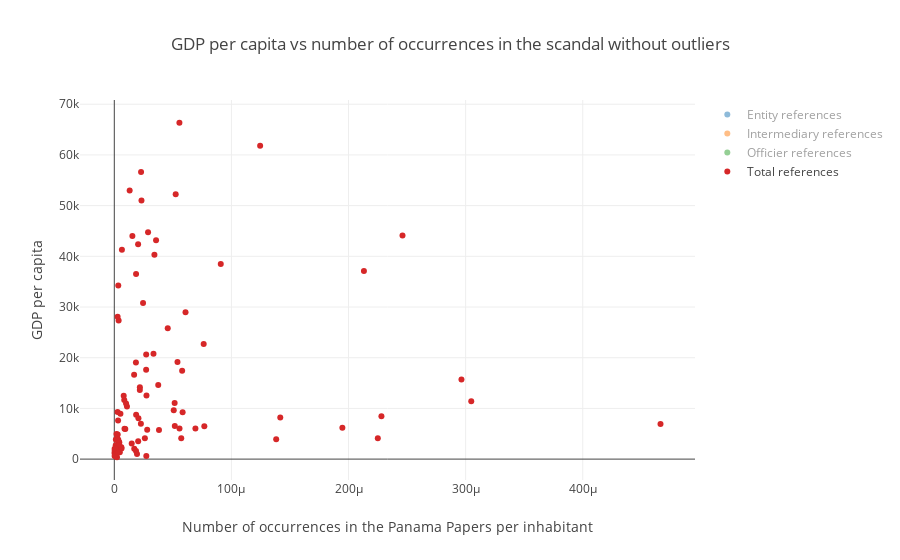

The notebook cell this image was saved under:
### Markdown cell above
We'll now plot the same plot without the outliers.

### Code cell
data = list(map(lambda d: remove_outliers(d, 'Value', 'counts_normalized'), gdp_data))
plot_all_entity(data, 'counts_normalized', 'Value', nodes_types_desc, 3, 'GDP per capita vs number of occurrences in the scandal without outliers', 'Number of occurrences in the Panama Papers per inhabitant', 'GDP per capita', 'scatter_gdp_count_outlier.html')

### Figure 1 — Plotly figure (JSON) as saved in the notebook; plotly's stock layout.template omitted (floating-point values rounded to 4 significant figures; data arrays with more than 128 entries replaced by an {"elided": "..."} marker saying what was removed)
{"data": [{"mode": "markers", "name": "Entity references", "text": ["Angola", "Albania", "Argentina", "Australia", "Austria", "Azerbaijan", "Belgium", "Bangladesh", "Bulgaria", "Bahrain", "Belarus", "Bolivia", "Brazil", "Barbados", "Brunei", "Botswana", "Central African Republic", "Canada", "Chile", "China", "Côte d'Ivoire", "Cameroon", "Colombia", "Cuba", "Czech Republic", "Germany", "Djibouti", "Denmark", "Dominican Republic", "Ecuador", "Egypt", "Spain", "Finland", "France", "United Kingdom", "Georgia", "Ghana", "Greece", "Guatemala", "Honduras", "Croatia", "Haiti", "Hungary", "Indonesia", "India", "Ireland", "Iran", "Iceland", "Israel", "Italy", "Jamaica", "Japan", "Kazakhstan", "Kenya", "South Korea", "Kuwait", "Lebanon", "Liberia", "Libya", "Saint Lucia", "Sri Lanka", "Lesotho", "Lithuania", "Morocco", "Moldova", "Mexico", "Macedonia", "Mali", "Montenegro", "Mozambique", "Malawi", "Malaysia", "Namibia", "Nigeria", "Nicaragua", "Netherlands", "Nauru", "New Zealand", "Oman", "Pakistan", "Peru", "Philippines", "Poland", "Puerto Rico", "Portugal", "Paraguay", "Romania", "Russia", "Saudi Arabia", "Sudan", "Senegal", "El Salvador", "Slovakia", "Slovenia", "Sweden", "Sint Maarten (Dutch part)", "Syria", "Chad", "Thailand", "Trinidad and Tobago", "Tunisia", "Turkey", "Tanzania", "Tanzania", "Uganda", "Ukraine", "United States", "Uzbekistan", "Saint Vincent and the Grenadines", "Venezuela", "Viet Nam", "Vanuatu", "Yemen", "South Africa", "Zambia", "Zimbabwe"], "type": "scatter", "uid": "85df1e60-d4c3-4e75-8808-ac0ee6f3758c", "visible": "legendonly", "x": [3.715e-07, 6.923e-07, 6.282e-06, 3.999e-06, 2.808e-06, 8.39e-07, 5.264e-06, 1.255e-08, 6.921e-06, 9.728e-06, 1.689e-06, 8.994e-06, 6.851e-06, 0.00012, 2.429e-06, 2.767e-06, 2.215e-07, 9.765e-06, 7.948e-06, 2.355e-06, 9.32e-07, 4.496e-08, 3.879e-05, 9.616e-07, 3.23e-06, 2.136e-06, 1.096e-06, 2.481e-06, 4.67e-05, 0.0001165, 4.139e-07, 2.509e-05, 1.19e-05, 4.298e-06, 0.0001489, 2.683e-07, 1.113e-07, 2.038e-05, 7.743e-05, 2.724e-06, 7.078e-07, 7.567e-07, 9.122e-06, 1.097e-07, 1.623e-08, 6.913e-05, 5.101e-08, 4.582e-05, 8.07e-05, 5.692e-06, 1.398e-06, 1.886e-07, 2.314e-07, 5.432e-07, 1.576e-07, 1.586e-05, 8.673e-05, 2.278e-07, 3.224e-07, 2.267e-05, 1.444e-07, 4.66e-07, 1.125e-05, 1.195e-06, 5.624e-07, 5.233e-07, 9.627e-07, 4.716e-07, 2.091e-05, 1.102e-07, 5.859e-08, 1.191e-06, 8.435e-07, 1.19e-07, 1.995e-06, 1.05e-05, 8.437e-05, 1.619e-05, 5.049e-07, 1.617e-08, 1.679e-06, 3.996e-07, 4.157e-06, 2.829e-07, 2.336e-05, 1.938e-05, 3.516e-07, 2.918e-05, 3.444e-06, 2.65e-08, 2.062e-07, 3.725e-05, 1.845e-07, 1.018e-05, 5.672e-06, 2.654e-05, 2.083e-07, 8.106e-07, 1.408e-05, 4.43e-06, 3.589e-07, 1.311e-06, 5.743e-08, 5.743e-08, 2.575e-08, 6.052e-06, 9.623e-06, 1.626e-07, 5.487e-05, 2.437e-05, 7.564e-08, 1.545e-05, 3.81e-08, 1.98e-06, 1.28e-07, 5.191e-07], "y": [4133.0, 3877.0, 14600.0, 52240.0, 44020.0, 5519.0, 40330.0, 1206.0, 6994.0, 22690.0, 5952.0, 3077.0, 8757.0, 15700.0, 30970.0, 6521.0, 359.1, 43190.0, 13650.0, 8036.0, 1421.0, 1354.0, 6045.0, 7609.0, 17620.0, 41310.0, 1873.0, 52960.0, 6468.0, 6205.0, 3388.0, 25820.0, 42400.0, 36500.0, 44120.0, 3541.0, 1354.0, 17430.0, 3924.0, 2326.0, 11670.0, 780.0, 12560.0, 3336.0, 1629.0, 61830.0, 4958.0, 51240.0, 37090.0, 30790.0, 4940.0, 34220.0, 10390.0, 1350.0, 27330.0, 28980.0, 8452.0, 593.1, 5993.0, 8184.0, 3892.0, 1074.0, 14160.0, 2907.0, 1602.0, 9291.0, 4840.0, 746.4, 6400.0, 528.3, 365.9, 9644.0, 4770.0, 2730.0, 2096.0, 44750.0, 7955.0, 38490.0, 16630.0, 1413.0, 6030.0, 2878.0, 12470.0, 28080.0, 19140.0, 4109.0, 8931.0, 9218.0, 20650.0, 2058.0, 913.2, 4127.0, 16090.0, 20760.0, 51000.0, 27520.0, 1515.0, 834.8, 5815.0, 19060.0, 3815.0, 10980.0, 870.4, 794.7, 627.9, 2038.0, 56640.0, 2176.0, 6912.0, 11050.0, 2065.0, 2899.0, 999.4, 5741.0, 1319.0, 1019.0]}, {"mode": "markers", "name": "Intermediary references", "text": ["Angola", "United Arab Emirates", "Argentina", "Australia", "Austria", "Belgium", "Bangladesh", "Bulgaria", "Bahrain", "Belarus", "Bolivia", "Brazil", "Botswana", "Canada", "Chile", "China", "Côte d'Ivoire", "Colombia", "Cuba", "Curaçao", "Czech Republic", "Germany", "Djibouti", "Denmark", "Dominican Republic", "Ecuador", "Egypt", "Spain", "Estonia", "Finland", "France", "United Kingdom", "Georgia", "Ghana", "Greece", "Honduras", "Croatia", "Hungary", "Indonesia", "India", "Ireland", "Iran", "Iceland", "Israel", "Italy", "Jordan", "Japan", "Kazakhstan", "Kenya", "South Korea", "Kuwait", "Lebanon", "Liberia", "Libya", "Saint Lucia", "Sri Lanka", "Lesotho", "Lithuania", "Latvia", "Morocco", "Moldova", "Mexico", "Macedonia", "Mozambique", "Malawi", "Malaysia", "Nigeria", "Nicaragua", "Netherlands", "New Zealand", "Oman", "Pakistan", "Peru", "Philippines", "Poland", "Puerto Rico", "Portugal", "Paraguay", "Qatar", "Romania", "Russia", "Saudi Arabia", "Sudan", "Singapore", "El Salvador", "Slovenia", "Sweden", "Syria", "Thailand", "Trinidad and Tobago", "Tunisia", "Turkey", "Tanzania", "Tanzania", "Uganda", "Ukraine", "United States", "Saint Vincent and the Grenadines", "Venezuela", "Viet Nam", "Vanuatu", "South Africa", "Zambia", "Zimbabwe"], "type": "scatter", "uid": "3694aa70-5312-4d06-ba39-bab9ce9beaba", "visible": "legendonly", "x": [3.715e-08, 1.466e-05, 2.071e-06, 1.659e-06, 1.872e-06, 3.122e-06, 6.273e-09, 9.69e-07, 8.231e-06, 2.111e-07, 1.799e-06, 1.954e-06, 9.223e-07, 2.702e-06, 3.69e-06, 1.854e-07, 4.438e-08, 4.75e-06, 6.119e-07, 1.283e-05, 9.501e-07, 8.273e-07, 1.096e-06, 1.595e-06, 5.766e-06, 2.031e-05, 2.069e-07, 4.174e-06, 6.846e-06, 2.197e-06, 1.478e-06, 2.116e-05, 2.683e-07, 7.418e-08, 6.243e-06, 1.135e-06, 7.078e-07, 1.115e-06, 5.487e-08, 3.864e-09, 7.729e-06, 1.275e-08, 2.138e-05, 1.607e-05, 8.061e-07, 1.476e-06, 1.021e-07, 5.784e-08, 2.607e-07, 9.853e-08, 3.966e-06, 7.496e-06, 2.278e-07, 1.612e-07, 1.7e-05, 1.444e-07, 4.66e-07, 6.82e-07, 5.517e-06, 5.828e-08, 2.812e-07, 2.576e-07, 9.627e-07, 1.102e-07, 5.859e-08, 4.962e-07, 4.534e-08, 1.663e-06, 2.905e-06, 4.213e-06, 2.525e-07, 1.617e-08, 7.103e-07, 1.498e-07, 3.157e-07, 2.829e-07, 3.077e-06, 1.374e-06, 2.948e-06, 2.009e-07, 5.076e-07, 1.105e-06, 2.65e-08, 1.042e-05, 4.776e-06, 1.94e-06, 2.269e-06, 2.083e-07, 2.689e-06, 2.215e-06, 2.692e-07, 2.337e-07, 3.829e-08, 3.829e-08, 2.575e-08, 2.872e-07, 1.893e-06, 9.144e-06, 5.856e-06, 6.483e-08, 7.726e-06, 1.027e-06, 1.28e-07, 3.244e-07], "y": [4133.0, 39120.0, 14600.0, 52240.0, 44020.0, 40330.0, 1206.0, 6994.0, 22690.0, 5952.0, 3077.0, 8757.0, 6521.0, 43190.0, 13650.0, 8036.0, 1421.0, 6045.0, 7609.0, 19950.0, 17620.0, 41310.0, 1873.0, 52960.0, 6468.0, 6205.0, 3388.0, 25820.0, 17160.0, 42400.0, 36500.0, 44120.0, 3541.0, 1354.0, 17430.0, 2326.0, 11670.0, 12560.0, 3336.0, 1629.0, 61830.0, 4958.0, 51240.0, 37090.0, 30790.0, 4096.0, 34220.0, 10390.0, 1350.0, 27330.0, 28980.0, 8452.0, 593.1, 5993.0, 8184.0, 3892.0, 1074.0, 14160.0, 13550.0, 2907.0, 1602.0, 9291.0, 4840.0, 528.3, 365.9, 9644.0, 2730.0, 2096.0, 44750.0, 38490.0, 16630.0, 1413.0, 6030.0, 2878.0, 12470.0, 28080.0, 19140.0, 4109.0, 66350.0, 8931.0, 9218.0, 20650.0, 2058.0, 53630.0, 4127.0, 20760.0, 51000.0, 1515.0, 5815.0, 19060.0, 3815.0, 10980.0, 870.4, 794.7, 627.9, 2038.0, 56640.0, 6912.0, 11050.0, 2065.0, 2899.0, 5741.0, 1319.0, 1019.0]}, {"mode": "markers", "name": "Officier references", "text": {"elided": "146 str values"}, "type": "scatter", "uid": "b8409775-a95e-46bd-8773-9ba6b12e971b", "visible": "legendonly", "x": {"elided": "146 float values"}, "y": {"elided": "146 float values"}}, {"mode": "markers", "name": "Total references", "text": ["Angola", "Argentina", "Australia", "Austria", "Belgium", "Bangladesh", "Bulgaria", "Bahrain", "Belarus", "Bolivia", "Brazil", "Barbados", "Botswana", "Canada", "Chile", "China", "Côte d'Ivoire", "Colombia", "Costa Rica", "Cuba", "Czech Republic", "Germany", "Djibouti", "Denmark", "Dominican Republic", "Ecuador", "Egypt", "Spain", "Finland", "France", "United Kingdom", "Georgia", "Ghana", "Greece", "Guatemala", "Honduras", "Croatia", "Hungary", "Indonesia", "India", "Ireland", "Iran", "Israel", "Italy", "Jordan", "Japan", "Kazakhstan", "Kenya", "South Korea", "Kuwait", "Lebanon", "Liberia", "Libya", "Saint Lucia", "Sri Lanka", "Lithuania", "Morocco", "Moldova", "Mexico", "Macedonia", "Mozambique", "Malawi", "Malaysia", "Nigeria", "Nicaragua", "Netherlands", "New Zealand", "Oman", "Pakistan", "Peru", "Philippines", "Poland", "Puerto Rico", "Portugal", "Paraguay", "Qatar", "Romania", "Russia", "Saudi Arabia", "Sudan", "El Salvador", "Slovenia", "Sweden", "Syria", "Thailand", "Trinidad and Tobago", "Tunisia", "Turkey", "Tanzania", "Tanzania", "Uganda", "Ukraine", "United States", "Saint Vincent and the Grenadines", "Venezuela", "Viet Nam", "South Africa", "Zambia", "Zimbabwe"], "type": "scatter", "uid": "b6300e30-ef67-433f-8683-c37f5d573d85", "visible": true, "x": [2.526e-06, 3.75e-05, 5.242e-05, 1.545e-05, 3.426e-05, 1.694e-07, 2.27e-05, 7.632e-05, 9.394e-06, 1.486e-05, 1.864e-05, 0.0002964, 5.165e-05, 3.565e-05, 2.18e-05, 2.06e-05, 2.352e-06, 6.926e-05, 0.0003048, 3.234e-06, 2.717e-05, 6.495e-06, 4.385e-06, 1.311e-05, 7.688e-05, 0.0001947, 3.79e-06, 4.563e-05, 2.032e-05, 1.858e-05, 0.0002461, 2.039e-05, 1.446e-06, 5.793e-05, 0.0001382, 6.016e-06, 8.494e-06, 2.747e-05, 4.233e-06, 3.339e-07, 0.0001245, 1.875e-06, 0.0002131, 2.454e-05, 0.000225, 3.386e-06, 1.082e-05, 4.715e-06, 3.705e-06, 6.081e-05, 0.0002281, 2.733e-05, 8.704e-06, 0.0001417, 1.348e-06, 2.183e-05, 3.118e-06, 1.856e-05, 2.761e-06, 2.888e-06, 1.249e-06, 2.285e-06, 5.075e-05, 1.23e-06, 6.152e-06, 2.882e-05, 9.092e-05, 1.692e-05, 1.218e-06, 5.566e-05, 4.236e-06, 8.024e-06, 2.829e-06, 5.394e-05, 2.61e-05, 5.559e-05, 5.224e-06, 5.833e-05, 2.723e-05, 2.915e-07, 5.715e-05, 3.346e-05, 2.321e-05, 3.385e-06, 2.808e-05, 1.846e-05, 3.41e-06, 1.005e-05, 9.764e-07, 9.764e-07, 2.575e-07, 1.703e-05, 2.285e-05, 0.0004664, 5.153e-05, 1.21e-06, 3.816e-05, 3.265e-06, 1.94e-05], "y": [4133.0, 14600.0, 52240.0, 44020.0, 40330.0, 1206.0, 6994.0, 22690.0, 5952.0, 3077.0, 8757.0, 15700.0, 6521.0, 43190.0, 13650.0, 8036.0, 1421.0, 6045.0, 11410.0, 7609.0, 17620.0, 41310.0, 1873.0, 52960.0, 6468.0, 6205.0, 3388.0, 25820.0, 42400.0, 36500.0, 44120.0, 3541.0, 1354.0, 17430.0, 3924.0, 2326.0, 11670.0, 12560.0, 3336.0, 1629.0, 61830.0, 4958.0, 37090.0, 30790.0, 4096.0, 34220.0, 10390.0, 1350.0, 27330.0, 28980.0, 8452.0, 593.1, 5993.0, 8184.0, 3892.0, 14160.0, 2907.0, 1602.0, 9291.0, 4840.0, 528.3, 365.9, 9644.0, 2730.0, 2096.0, 44750.0, 38490.0, 16630.0, 1413.0, 6030.0, 2878.0, 12470.0, 28080.0, 19140.0, 4109.0, 66350.0, 8931.0, 9218.0, 20650.0, 2058.0, 4127.0, 20760.0, 51000.0, 1515.0, 5815.0, 19060.0, 3815.0, 10980.0, 870.4, 794.7, 627.9, 2038.0, 56640.0, 6912.0, 11050.0, 2065.0, 5741.0, 1319.0, 1019.0]}], "layout": {"hovermode": "closest", "title": "GDP per capita vs number of occurrences in the scandal without outliers", "xaxis": {"title": "Number of occurrences in the Panama Papers per inhabitant"}, "yaxis": {"title": "GDP per capita"}}}
